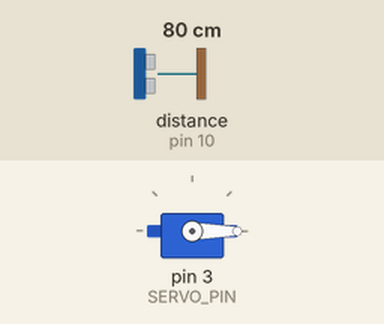
A sketch run on a simulated Arduino Uno, built with avr-gcc and run on an emulated ATmega328P. Shown: servo. Wiring (inferred from the names in the program): ultrasonic range finder: trigger pin 9; echo pin 10. The inputs (shaded band) are chosen by the test bench; at power-on: distance to the obstacle (sensor on pin 10) 80 cm. The echo pulse lasts 58.3 µs per cm; what the sketch prints to the serial monitor is not drawn.

Above: at 1.2 s.
1.3 s: distance to the obstacle (sensor on pin 10) set to 299 cm
Timing chart, 0 to 4.3 s (numbered marks = the images above; inputs shaded):
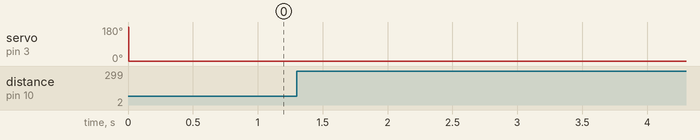

The sketch:

smart_dusbin.ino
```cpp
#include <Servo.h>

#define TRIG_PIN 9
#define ECHO_PIN 10
#define SERVO_PIN 3

Servo myServo;

void setup() {
  Serial.begin(9600);
  pinMode(TRIG_PIN, OUTPUT);
  pinMode(ECHO_PIN, INPUT);
  myServo.attach(SERVO_PIN);
  myServo.write(180); // start at 0 degrees
}

void loop() {
  // Send ultrasonic pulse
  digitalWrite(TRIG_PIN, LOW);
  delayMicroseconds(2);
  digitalWrite(TRIG_PIN, HIGH);
  delayMicroseconds(10);
  digitalWrite(TRIG_PIN, LOW);

  // Read echo
  long duration = pulseIn(ECHO_PIN, HIGH);
  int distance = duration * 0.034 / 2; // convert to cm

  Serial.print("Distance: ");
  Serial.print(distance);
  Serial.println(" cm");

  // If an object is close (within 25cm)
  if (distance > 0 && distance <=25 ) {
    myServo.write(0);   // Move servo (e.g., open)
    delay(1000);         // Hold position for 1 sec
  } else {
    myServo.write(0);    // Move back (close)
  }

  delay(200);
}
```

Measured:
- after the input at 1.3 s, every drawn part: stays the same
